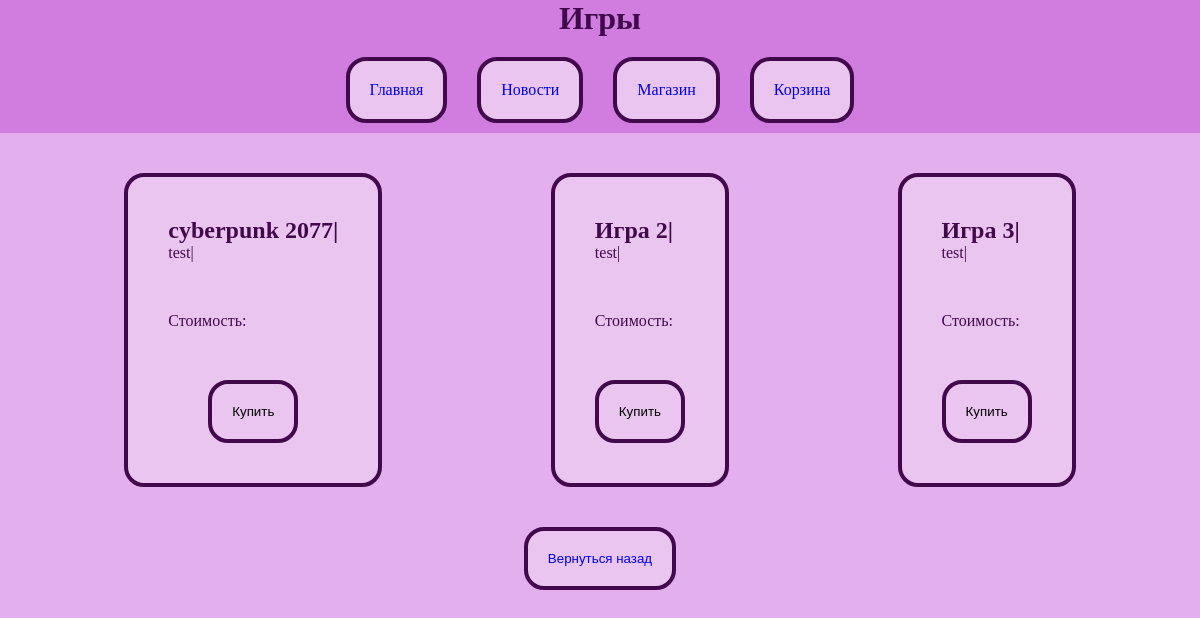
Page /platform/games on the committed database.
### task1/models.py (models this page shows, shortened)
class Game(models.Model):
    title = models.CharField(max_length=200)
    cost = models.DecimalField(max_digits=10, decimal_places=2)
    size = models.DecimalField(max_digits=10, decimal_places=2)
    description = models.TextField()
    age_limited = models.BooleanField(default=False)
    buyer = models.ManyToManyField(Buyer, related_name='games')

### task1/views.py (the view)
# urls.py: path('platform/games', games),
def games(request):
    content = {"games":Game.objects.all()}
    return render(request, "games.html", content)

### templates/games.html (shortened to what this page needs)
{% extends 'menu.html' %}
{% block pagename %}
    Игры
{% endblock %}
{% block menu %}
    {{ block.super }}
{% endblock %}
{% block content %}
    <ul>
        {% for game in games %}
        <li>
            <h2> {{ game.title }}|</h2>
            <p> {{ game.description }}|</p>
            <p> Стоимость:{{ game.price }}</p>
            <button>Купить</button>
        </li>
        {% endfor %}
    </ul>
    <button><a href="/platform"> Вернуться назад </a></button>
{% endblock %}

### static/styles.css (style rules this page uses)
* { margin: 0; padding: 0; }
body { background-color: #e4afed; color: #41094b; }
a { text-decoration: none; }
main ul { margin: 40px; display: flex; justify-content: space-around; list-style: none; }
main ul li { padding: 40px; background-color: #eac5f0; border: 4px solid #41094b; border-radius: 20px; }
main ul li p, main h1 { margin-bottom: 50px; }
main button { margin: auto; display: block; width: fit-content; }
button { padding: 20px; border-radius: 20px; background-color: #eac5f0; transition: all 0.4s; border: 4px solid #41094b; }

### rows in the picture
Game: title "cyberpunk 2077", description "test"
Game: title "Игра 2", description "test"
Game: title "Игра 3", description "test"
